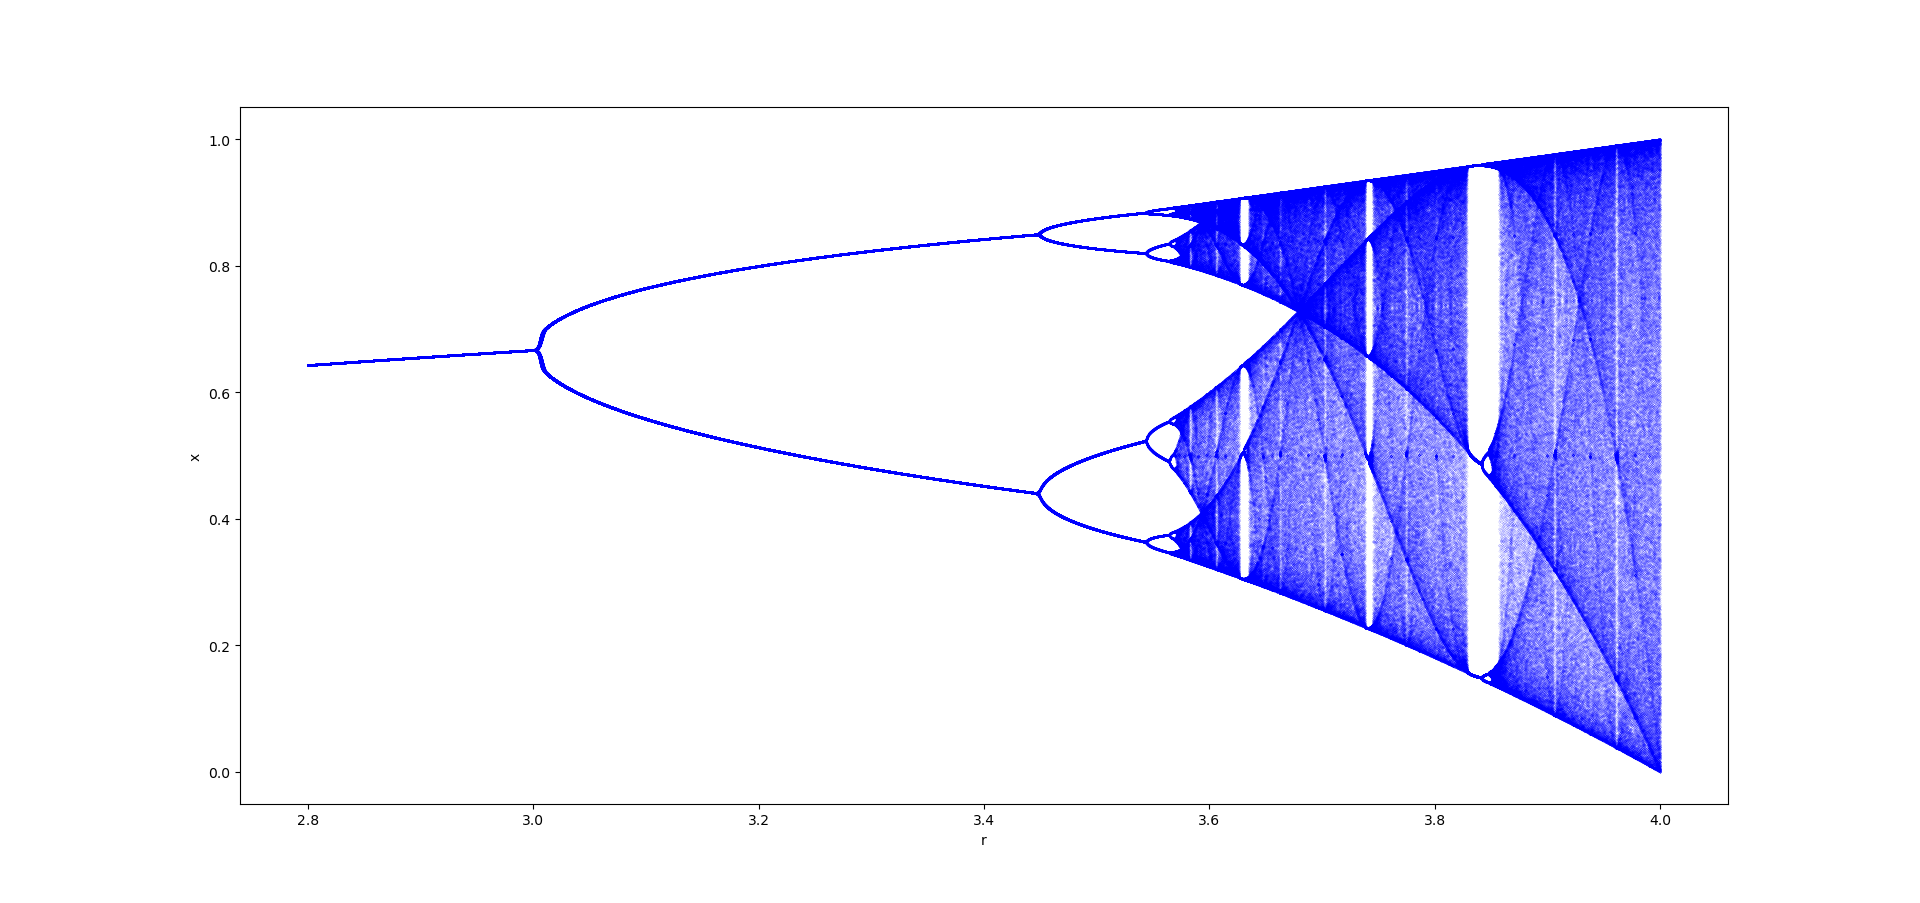

This figure's Python source:
# draw the "bifurcation" diagram for the logistic map/equation
#     a_{n+1} = r a_n (1 - a_n)

import numpy as np
import matplotlib.pyplot as plt

# set up resolution etc.
interval = (2.8, 4)      # r range
accuracy = 0.0001        # resolution in r
reps = 600               # number of iterations
discard = 400            # keep after this

# generate figure line-by-line
fig, ax = plt.subplots()
fig.set_size_inches(16, 9)
lims = np.zeros(reps)
lims[0] = 1.0/3.0
N = reps - discard
for r in np.arange(interval[0], interval[1], accuracy):
    for i in range(reps - 1):
        lims[i + 1] = r * lims[i] * (1 - lims[i])
    # plot last N points
    ax.plot([r] * N, lims[discard:], "b.", markersize=0.1)
ax.set(xlabel="r", ylabel="x")
plt.show()
